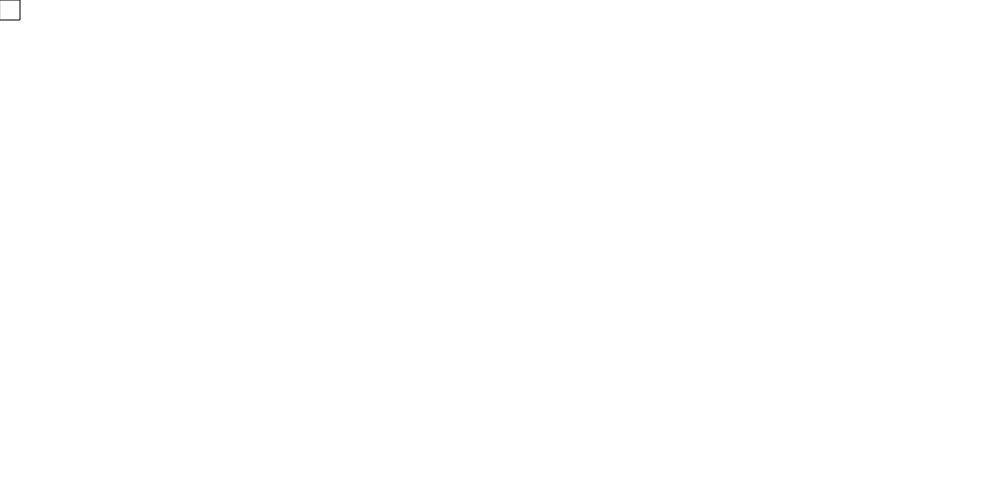
Frame 1 (no input)
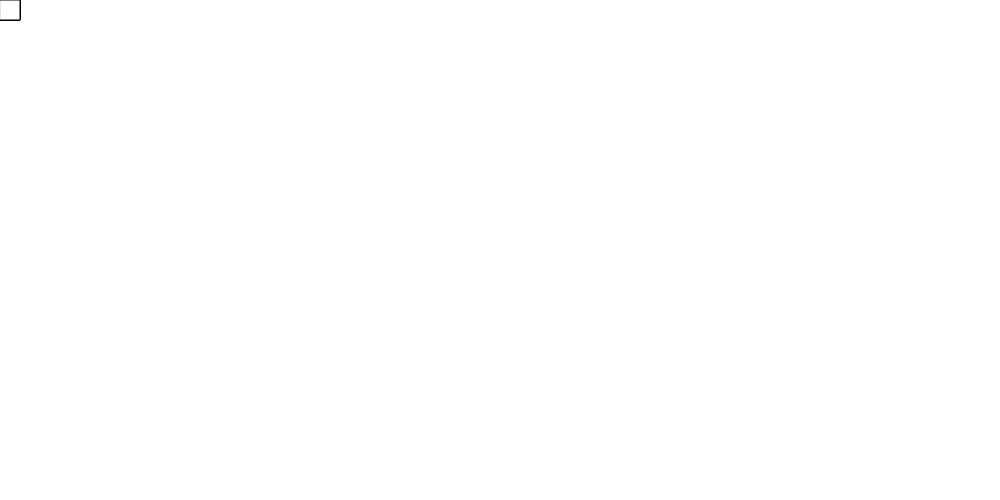
Frame 60 (no input)
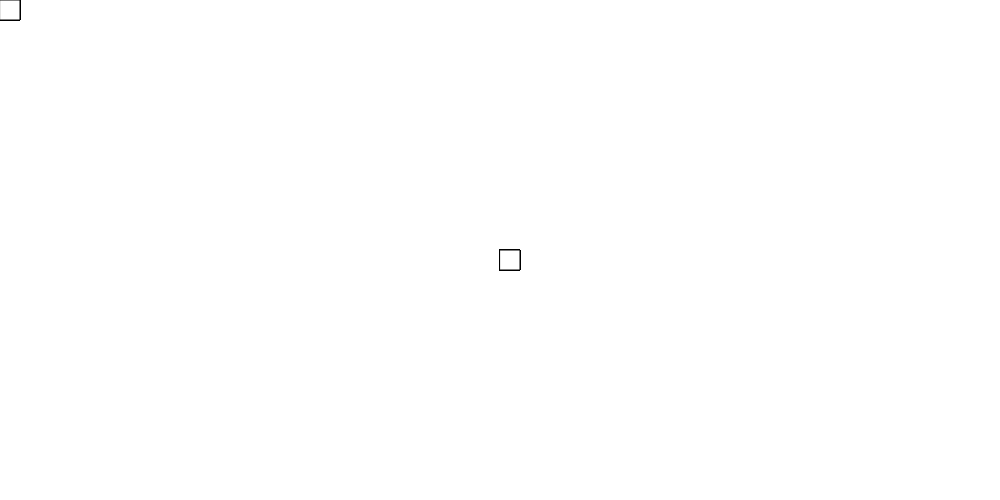
Frame 120 (the mouse pressed at the canvas centre since frame 60)

The p5.js sketch that drew these frames (run headless with seeded random() and noise() and a simulated clock; from frame 60 on, the mouse is pressed at the canvas centre):

// p5.js sketch
// ── sketch.js
function setup() {
  // put setup code here
  createCanvas(1000, 500);
}

function draw() {
  // put drawing code here

rect(mouseX, mouseY, 20, 20) ;
}
